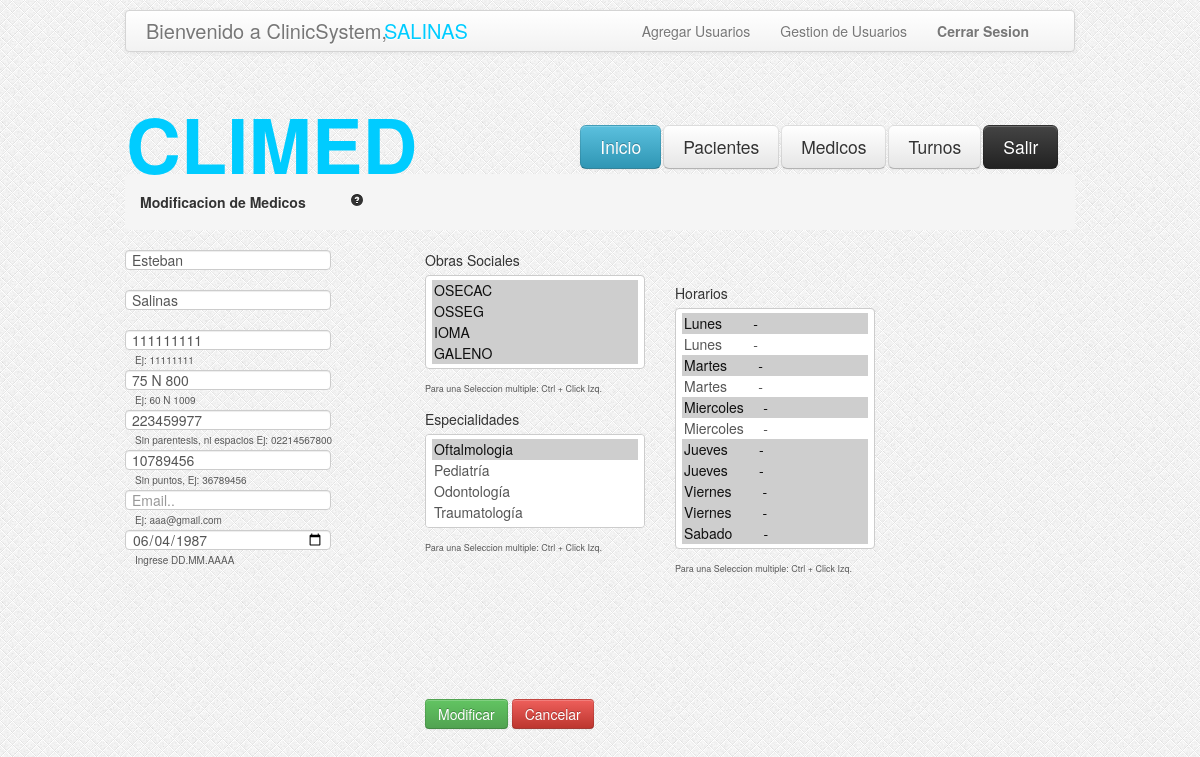
Screenshot of /CargaMedico.php?idmedico=5 (signed in) with the database file from the repository.
### tables this page shows
CREATE TABLE IF NOT EXISTS `medicos` (
  `idmedico` int(11) NOT NULL AUTO_INCREMENT,
  `nombre` varchar(100) NOT NULL,
  `apellido` varchar(100) NOT NULL,
  `nromatricula` int(11) NOT NULL,
  `email` varchar(100) NOT NULL,
  `telefono` int(25) NOT NULL,
  `fechaNac` date NOT NULL,
  `dni` int(11) NOT NULL,
  `direccion` varchar(255) DEFAULT NULL,
  `activo` tinyint(1) NOT NULL DEFAULT '1',
  PRIMARY KEY (`idmedico`)
);

### CargaMedico.php (the view, shortened to what this page needs)
<head>
	<link rel="stylesheet" type="text/css" href="css/estilo.css"/>
	<link rel="stylesheet" type="text/css" href="css/bootstrap.css"/>
	<link rel="stylesheet" type="text/css" href="css/bootstrap-responsive.css"/>
</head>
<body style="background-image:url('images/bg.png')">
 	<?php include_once('header.php'); ?>
	<div class="encapsulador">
		<ul class="breadcrumb">
			<li>
				<h5>Modificacion de Medicos <a href="#" style="margin-left: 40px;"><i class="icon-question-sign"></i></a></h5>
			</li>
		</ul>
		<?php
			if(isset($_GET['idmedico'])){
				$queryMedico = "SELECT * FROM medicos WHERE idmedico = ".$_GET['idmedico']."";
				$resultadoQueryMedico = mysql_query($queryMedico);
				$medico = mysql_fetch_array($resultadoQueryMedico);
	   ?>
		<div id="form-modificacion-medicos">
			<form class="form-horizontal" method="POST" action="ModificarMedico.php" enctype="multipart/form-data" >
				<div class="control-group" >
						<input class="namee" name="nombre" type="text" maxlength="50" placeholder="Nombre.." value="<?php echo $medico['nombre'];?>">
					</div>
					<div class="control-group">
						<input class="apellidoo" name="apellido" type="text" maxlength="50" placeholder="Apellido.." value="<?php echo $medico['apellido'];?>">
					</div>
					<div class="control-group">
						<input class="nromatriculaa" name="nromatricula" type="text" maxlength="9" placeholder="NroMatricula.." value="<?php echo $medico['nromatricula'];?>">
						<span class="help-block" style= "margin-left: 10px; margin-top: 0px; font-size: 10px;margin-bottom: -20px;">Ej: 11111111</span>
					</div>
					<div class="control-group">
						<input class="dirr" name="dir" type="text" maxlength="150" placeholder="Direccion.." value="<?php echo $medico['direccion'];?>">
						<span class="help-block" style= "margin-left: 10px; margin-top: 0px; font-size: 10px;margin-bottom: -20px;">Ej: 60 N 1009</span>
					</div>
					<div class="control-group">
						<input class="tell" name="tel" type="text" maxlength="25" placeholder="Telefono.." value="<?php echo $medico['telefono'];?>">
						<span class="help-block" style= "margin-left: 10px; margin-top: 0px; font-size: 10px;margin-bottom: -20px;">Sin parentesis, ni espacios Ej: 02214567800</span>
					</div>
					<div class="control-group">
						<input class="dnii" name="dni" type="text" maxlength="9" placeholder="DNI.." value="<?php echo $medico['dni'];?>">
						<span class="help-block" style= "margin-left: 10px; margin-top: 0px; font-size: 10px;margin-bottom: -20px;">Sin puntos, Ej: 36789456</span>
					</div>
					<div class="control-group">
						<input class="emaill" name="email" type="email" maxlength="35" placeholder="Email.." value="<?php echo $medico['email'];?>">
						<span class="help-block" style= "margin-left: 10px; margin-top: 0px; font-size: 10px;margin-bottom: -20px;">Ej: aaa@gmail.com</span>
					</div>
					<div class="control-group">
						<input class="fecnacc" name="fecnac" type="date" min="1900-01-01" max="2013-06-01" placeholder="Fecha de Nacimiento.." value="<?php echo $medico['fechaNac'];?>">
						<span class="help-block" style= "margin-left: 10px; margin-top: 0px; font-size: 10px;margin-bottom: -20px;">Ingrese DD.MM.AAAA</span>
					</div>
				<div style="margin-left: 300px;margin-top: -320px;">
					<label>Obras Sociales</label>
					<select multiple="multiple" id="obra" name="obra[]">
					<?php
						$queryObrasMedico = "  SELECT
														o.nombre,
														o.idobra
												 FROM
														med_obrasocial AS mo
												 INNER JOIN obrasociales AS o on o.idobra = mo.idobra
												 INNER JOIN medicos AS m on m.idmedico = mo.idmedico
												 WHERE  m.idmedico=".$_GET['idmedico']." ";
						$resultadoQueryObrasMedico = mysql_query($queryObrasMedico);
						while ($obrasMedico = mysql_fetch_array($resultadoQueryObrasMedico)) {
					?>
							<option selected="selected" value="<?php echo $obrasMedico["idobra"];?>"><?php echo $obrasMedico["nombre"]; ?></option>
					<?php
						}
					?>
					</select>
					<span class="help-block" style="font-size: 9px;"> Para una Seleccion multiple: Ctrl + Click Izq.</span>
				</div>
				<div style="margin-left: 300px;margin-top: 10px;">
				<label>Especialidades</label>
				<select multiple="multiple" id="especialidad" name="especialidad[]">
				<?php
					$queryEspecialidadesMedico = "	SELECT 	e.nombre,
															e.idespecialidad
													FROM
															med_esp as me
													INNER JOIN especialidades as e on e.idespecialidad = me.idespecialidad
													WHERE  me.idmedico=".$_GET['idmedico']." ";
					$resultadoQueryEspecialidadesMedico = mysql_query($queryEspecialidadesMedico);
					while ($especialidad = mysql_fetch_array($resultadoQueryEspecialidadesMedico)) {
				?>
						<option selected="selected" value="<?php echo $especialidad["idespecialidad"];?>"><?php echo $especialidad["nombre"]; ?></option>
				<?php
					}
					$consultaEsp = "SELECT	e.nombre,
											e.idespecialidad
									FROM
											especialidades as e
									WHERE e.nombre not in   (SELECT
																	esp.nombre
															 FROM
																	med_esp as me
															 INNER JOIN especialidades as esp ON esp.idespecialidad = me.idespecialidad
														     WHERE me.idmedico=".$_GET['idmedico'].")";
					$resultadoConsultaEsp = mysql_query($consultaEsp);
					while ($especialidad = mysql_fetch_array($resultadoConsultaEsp)) {
				?>
						<option value="<?php echo $especialidad["idespecialidad"];?>"><?php echo $especialidad["nombre"]; ?></option>
				<?php
					}
					?>
				</select>
				<span class="help-block" style="font-size: 9px;"> Para una Seleccion multiple: Ctrl + Click Izq.</span>
				</div>
				<div style="margin-left: 550px;margin-top: -275px;";>
					<label>Horarios</label>
					<select multiple="multiple" id="horarios" name="horarios[]" size='11' style="width: 200px;">
					<?php
						$queryMedicoHorario = "SELECT h.idhorario
											   FROM horarios AS h
											   INNER JOIN med_hor AS mh on mh.idhorario = h.idhorario
											   WHERE  mh.idmedico=".$_GET['idmedico']." ";
						$resultadoQueryMedicoHorario = mysql_query($queryMedicoHorario);
						$hor = array();
						while ($medicoHorario = mysql_fetch_array($resultadoQueryMedicoHorario)) {
							$hor[] = $medicoHorario['idhorario'];
						}
						$queryHorariosResto = "SELECT h.idhorario, h.dia, TIME_FORMAT(h.horaIn,'%H:%m') as horaIn , TIME_FORMAT(h.horaOut,'%H:%m') as horaOut
											   FROM horarios as h
											   WHERE h.idhorario ";
						$resultadoQueryHorarioResto = mysql_query($queryHorariosResto);
						while ($horarioResto = mysql_fetch_array($resultadoQueryHorarioResto)) {
							if( in_array($horarioResto['idhorario'], $hor) ){
								if ($horarioResto["dia"] == 'Miercoles'){ ?>
									<option selected="selected" value="<?php echo $horarioResto["idhorario"];?>"><?php echo $horarioResto["dia"]."&nbsp&nbsp&nbsp&nbsp".$horarioResto["horaIn"]." - ".$horarioResto["horaOut"]?></option>
						<?php	}else{ ?>
									<option selected="selected" value="<?php echo $horarioResto["idhorario"];?>"><?php echo $horarioResto["dia"]."&nbsp&nbsp&nbsp&nbsp&nbsp&nbsp&nbsp".$horarioResto["horaIn"]." - ".$horarioResto["horaOut"]?></option>
						<?php	 }
							}else{
								if ($horarioResto["dia"] == 'Miercoles'){ ?>
									<option value="<?php echo $horarioResto["idhorario"];?>"><?php echo $horarioResto["dia"]."&nbsp&nbsp&nbsp&nbsp".$horarioResto["horaIn"]." - ".$horarioResto["horaOut"]?></option>
						<?php   } else { ?>
									<option value="<?php echo $horarioResto["idhorario"];?>"><?php echo $horarioResto["dia"]."&nbsp&nbsp&nbsp&nbsp&nbsp&nbsp&nbsp".$horarioResto["horaIn"]." - ".$horarioResto["horaOut"]?></option>
						<?php   }
							}
						}
					?>
					</select>
						<span class="help-block" style="font-size: 9px;"> Para una Seleccion multiple: Ctrl + Click Izq.</span>
				</div>
				<div style="margin-left:300px;margin-top: 120px;">
					<a data-toggle="modal" role="button" href="#modificar" class="btnsubmit btn-success">Modificar</a>
					<a data-toggle="modal" role="button" href="#cancelar" class="btn btn-danger">Cancelar</a>
				</div>
			</form>
		</div>
		<?php
			}
		?>
	</div>
</body>
</html>

### css/estilo.css (style rules this page uses)
.encapsulador { width:950px; height:auto; margin: auto; }

### rows the page displays
medicos: nombre "Esteban", apellido "Salinas", nromatricula "111111111", dir "75 N 800", tel "223459977", dni "10789456", fecnac "06/04/1987"

### other values shown
$usuario "SALINAS"
form field value "OSECAC ☑ / OSSEG ☑ / IOMA ☑ / GALENO ☑"
form field value "Oftalmologia ☑ / Pediatría / Odontología / Traumatología"
form field value "Lunes - ☑ / Lunes - / Martes - ☑ / Martes - / Miercoles - ☑ / Miercoles - / Jueves - ☑ / Jueves - ☑ / Viernes - ☑ / Viernes - ☑ / Sabado - ☑"
